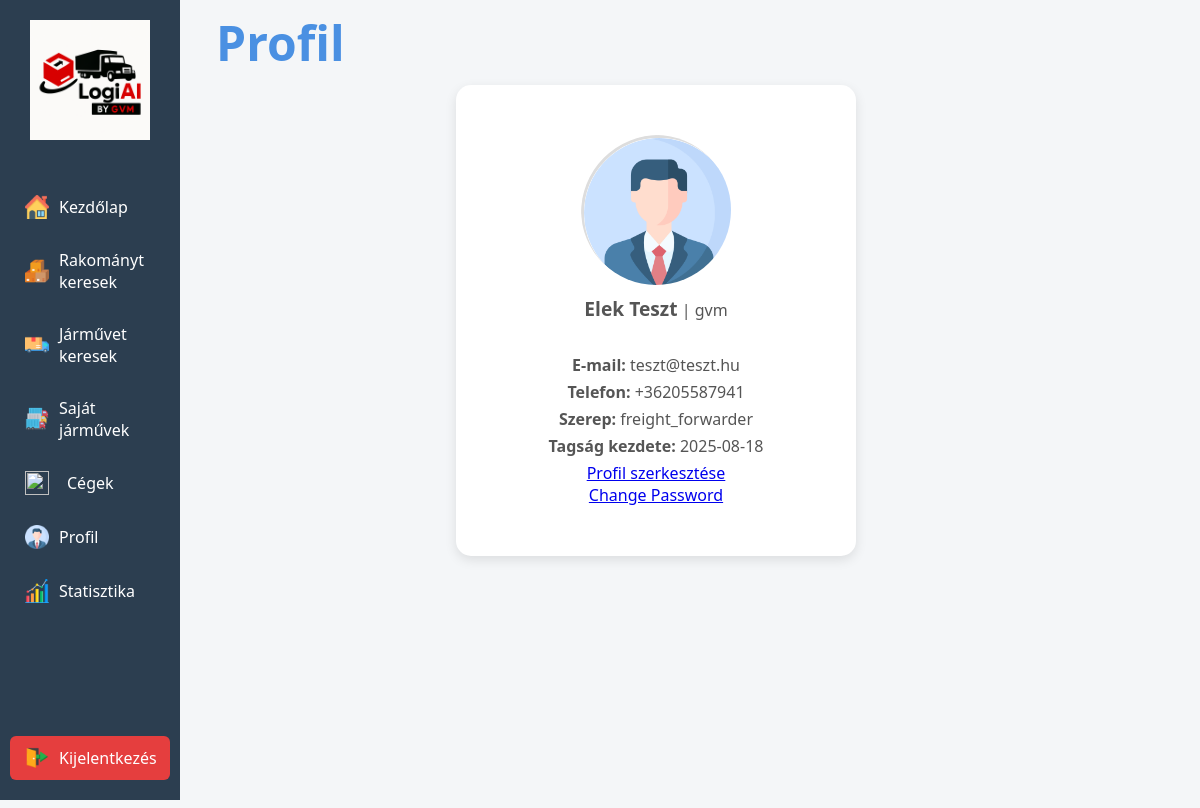
The app's page /profile (signed in) with its own data.
### main.py (models this page shows, shortened)
class User(db.Model, UserMixin):
    user_id = db.Column(db.Integer, primary_key=True)
    email = db.Column(db.String(150), unique=True, nullable=False)
    first_name = db.Column(db.String(150), nullable=False)
    last_name = db.Column(db.String(150), nullable=False)
    phone_number = db.Column(db.String(150), nullable=False)
    hashed_password = db.Column(db.String(150), nullable=False)
    role = db.Column(db.String(50), default="freight_forwarder")
    company_id = db.Column(db.Integer, db.ForeignKey('company.company_id'), nullable=True)
    is_company_admin = db.Column(db.Boolean, default=False)
    common_user = db.Column(db.Boolean, default=True)
    created_at = db.Column(db.Date, default=date.today)
    profile_picture = db.Column(db.String(200), nullable=True)
    company = db.relationship('Company', back_populates='users')

class Company(db.Model):
    company_id = db.Column(db.Integer, primary_key=True)
    name = db.Column(db.String(150), nullable=False)
    subscription_type = db.Column(db.String(50), default="free")
    country = db.Column(db.String(50))
    post_code = db.Column(db.String(20))
    street = db.Column(db.String(100))
    house_number = db.Column(db.String(20))
    tax_number = db.Column(db.String(50))
    admin_id = db.Column(db.Integer)
    created_at = db.Column(db.Date, default=date.today)
    slug = db.Column(db.String(200), unique=True, index=True, nullable=True)
    invite_codes = db.relationship('InviteCode', backref='company', lazy=True)
    users = db.relationship('User', back_populates='company')
    logo_filename = db.Column(db.String(200), nullable=True)

### main.py (the view)
@app.route("/profile")
@login_required
def profile():
    user = current_user
    return render_template("profile.html", user=user)

### main.py (called while the page is built)
@login_manager.user_loader
def load_user(user_id):
    return User.query.get(int(user_id))

### templates/profile.html (shortened to what this page needs)
{% extends "base.html" %}
{% block content %}
<div class="home-container">
    <aside class="sidebar">
        {% include 'sidebar.html' %}
    </aside>
    <main class="main-content">
    <h1 class="cim">Profil</h1>
    <div class="profile-container">
        <div class="profile-card">
            <div class="profile-image" style="
                position: relative;
                display: inline-block;
                cursor: pointer;
                width: 150px;
                height: 150px;
                border-radius: 50%;
                overflow: hidden; /* megakadályozza a belógást */
            ">
                <img id="profile-image"
                     src="{{ url_for('static', filename='uploads/profile_pictures/' + user.profile_picture) if user.profile_picture else url_for('static', filename='icons/user.png') }}"
                     alt="Profile Picture"
                     style="width: 100%; height: 100%; object-fit: cover;">
            </div>
            <div class="profile-info">
                <p><strong><big>{{ user.first_name }} {{ user.last_name }}</big></strong> | {{ user.company.name if user.company else 'Nincs cég' }}</p>
                <br>
                <p><strong>E-mail:</strong> {{ user.email }}</p>
                <p><strong>Telefon:</strong> {{ user.phone_number }}</p>
                <p><strong>Szerep:</strong> {{ user.role }}</p>
                <p><strong>Tagság kezdete:</strong> {{ user.created_at }}</p>
                <a href="{{ url_for('edit_profile') }}" class="btn">Profil szerkesztése</a>
                <br>
                <a href="{{ url_for('change_password') }}" class="btn">Change Password</a>
            </div>
        </div>
    </div>
</main>
</div>
{% endblock %}

### static/style.css (style rules this page uses)
body { font-family: 'Segoe UI', Tahoma, Geneva, Verdana, sans-serif; margin: 0; padding: 0; background: #f4f6f8; color: #333; display: flex; min-height: 100vh; }
h1 { top: 0; background: #f4f6f8; z-index: 10; padding: 10px 0; margin: 0; }
.sidebar { width: 15%; background: #2c3e50; color: #fff; min-height: 100vh; padding-left: 10px; padding-right: 10px; position: fixed; top: 0; left: 0; box-sizing: border-box; display: flex; flex-direction: column; z-index: 1000; }
.main-content { margin-left: 18vw; flex-grow: 1; box-sizing: border-box; }
.main-content > h1 { font-size: 3rem; text-align: left; color: #4a90e2; }
h1, h2 { text-align: center; color: #4a90e2; }
.profile-container { display: flex; justify-content: center; align-items: flex-start; min-height: calc(100vh - 50px); margin-left: 20vw; }
.profile-card { background: white; border-radius: 15px; padding: 50px; width: 25vw; box-shadow: 0 4px 12px rgba(0, 0, 0, 0.1); text-align: center; }
.profile-image img { width: 120px; height: 120px; border-radius: 50%; object-fit: cover; margin-bottom: 20px; border: 3px solid #ddd; }
.profile-info p { margin: 5px 0; font-size: 1rem; color: #555; }

### records on screen
User: first_name "Elek", last_name "Teszt", email "teszt@teszt.hu", phone_number "+36205587941", role "freight_forwarder", created_at "2025-08-18"
Company: company "gvm"
